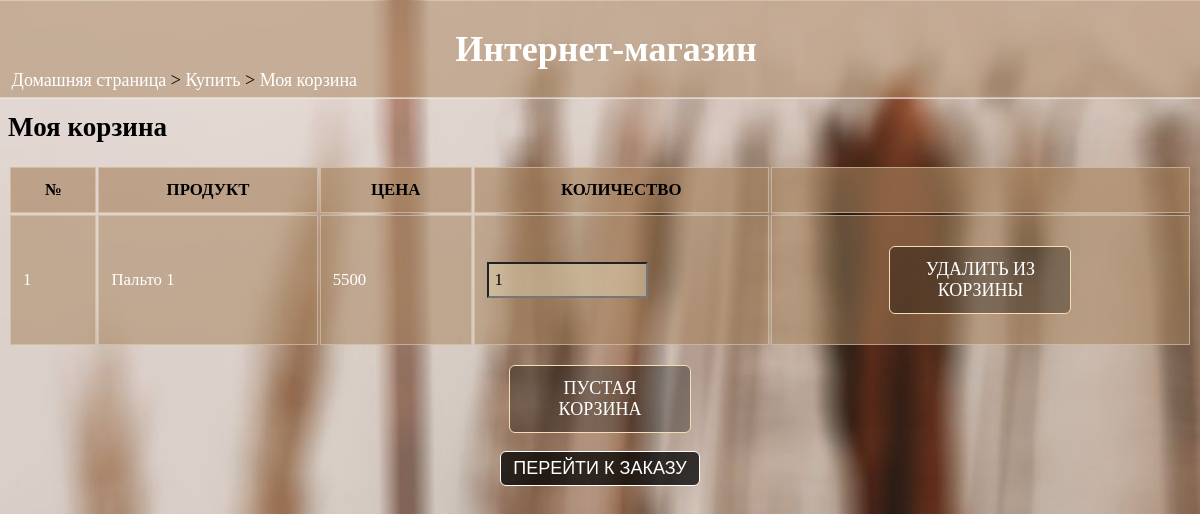
Before: /buy/cart/ (signed in) with the older database file.
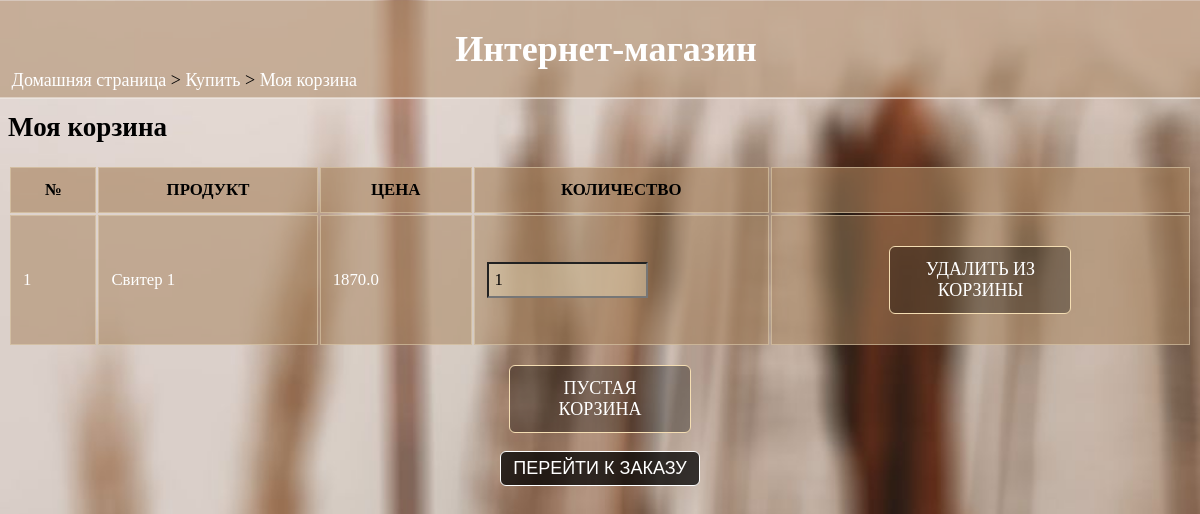
After: the same page with the newer database file.
### data/product.py (models this page shows)
class Product(SqlAlchemyBase, UserMixin):
    __tablename__ = 'product'
    prodID = sqlalchemy.Column(sqlalchemy.Integer, primary_key=True, autoincrement=True)
    name = sqlalchemy.Column(sqlalchemy.String)
    quantity = sqlalchemy.Column(sqlalchemy.Integer)
    category = sqlalchemy.Column(sqlalchemy.String)
    cost_price = sqlalchemy.Column(sqlalchemy.Float)
    sell_price = sqlalchemy.Column(sqlalchemy.Float)
    description = sqlalchemy.Column(sqlalchemy.String)
    sellID = sqlalchemy.Column(sqlalchemy.Integer, sqlalchemy.ForeignKey("sellers.sellID"))

### shop.py (the view, shortened to what this page needs)
@app.route("/buy/cart/", methods=["POST", "GET"])
def my_cart():
    if 'userid' not in session:
        return redirect(url_for('home'))
    if session['type'] == "Seller":
        abort(403)
    cart = get_cart(session['userid'])
    return render_template('my_cart.html', cart=cart)

### data/db_session.py (called while the page is built)
def create_session() -> Session:
    global __factory
    return __factory()

### shop.py (called while the page is built)
def get_cart(custID):
    db_sess = db_session.create_session()
    s = db_sess.query(Cart.prodID, func.sum(Cart.quantity)).group_by(Cart.prodID).filter(Cart.custID == custID).all()
    b = []
    if len(s) != 0:
        for i in s:
            j, f = i
            a = db_sess.query(Product).filter(Product.prodID == j)[0]
            a = (a.prodID, a.name, a.sell_price, f, a.quantity)
            b.append(a)
        res = [i for i in b]
        return res
    else:
        res = ''
        return res

### templates/my_cart.html (shortened to what this page needs)
<html>
<head>
  <link rel="stylesheet" href="{{url_for('static', filename='main.css')}}">
</head>
<body>
  <div class="sticky">
    <h1>Интернет-магазин</h1>
  </div>
  <div class="nav">
    <p><a href="/">Домашняя страница</a> > <a href="/buy">Купить</a> > <a href="">Моя корзина</a></p>
  </div>
  <h2>Моя корзина</h2>
  {% if cart|length==0 %}
  <p>На данный момент Ваша корзина пуста. <a href="/buy">Нажмите здесь, чтобы приступить к покупкам</a></p>
  {% else %}
  <form action="" method="POST">
    <table>
      <tr>
        <th>№</th><th>ПРОДУКТ</th><th>ЦЕНА</th><th>КОЛИЧЕСТВО</th><th></th>
      </tr>
    {% set cnt={'val':1} %}
    {% for item in cart %}
    <tr>
      <td>{{cnt['val']}}</td><td><a href="/viewproduct/{{item[0]}}">{{item[1]}}</a></td><td>{{item[2]}}</td>
      <td><input name="qty{{item[0]}}" type="number" value="{{item[3]}}" min="1" max="{{item[4]}}" required></td>
      <td><p class="press"><a href="/buy/cart/delete/{{item[0]}}">УДАЛИТЬ ИЗ КОРЗИНЫ</p></td>
    </tr>
    {% endfor %}
  </table>
  <p class="press"><a href="/buy/cart/delete">ПУСТАЯ КОРЗИНА</a></p>
  <input type="submit" value="ПЕРЕЙТИ К ЗАКАЗУ" style="display:block; margin-left:auto; margin-right:auto; margin-top:1vw;">
  {% endif %}
  </form>
</body>
</html>

Changed rows visible on the page:
no longer on this page (row edited): Product: val "1", name "Пальто 1", sell_price "5500", item "1"
now on this page (row edited): Product: val "1", name "Свитер 1", sell_price "1870.0", item "1"
